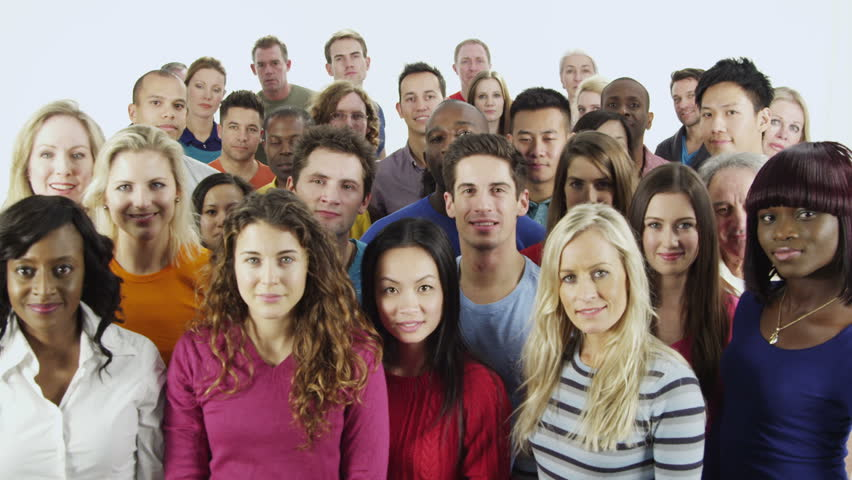
#> input picture cr02.jpg, 852 x 480 px
$ python OBJECT_DETECTION_PICS.py
#> lines starting #> are read from the running program, lines starting #| are printed output that depends on the picture; after the words box and inside, x2 and y2 are one past the last pixel; in counts of white or black regions, pixels touching at a corner belong together
"""object detection on pics using OPENCV """
"""Dependencies are only cv2, the general idea is to call a CASCADE CLASSIFIER
which is stored in a very specific loaction mentioned in the code, the cascade is then
given a name for which it is meant for,
IMAGE(3 channel) stored in working directory is read and resized to (1000,1000), then converted to
GRAY IMAGE(1 channel), called cascades are applied to the GRAY_IMG,
faces, eyes, upperbody...etc returns 4 coordinate values to form a rect which is done using for loop
for multiple rect(if found),in the same for loop cv2.rectangle,cv2.putText is
used to form a rectangle and text associated with it in the image
cv2.imshow("name of image", img) displays image for the user,
cv2.waitKey(20000) hold the image for 20 sec,
cv2.destroyAllWindows close all the open tabs of imgs. """
path = 'C:\\Users\\kuk\\OBJECT_DETECTION\\OBJECT_DETECTION_PICS\\haar_cascades'
import cv2
##############################################################################
# allocating the cascade in the system, '\\' is used instead of '\' there are mode
# face_cascade holds the face cascade classifier and so on
face_cascade = cv2.CascadeClassifier(path + "\\haarcascade_frontalface_default.xml")
eye_cascade = cv2.CascadeClassifier(path +"\\haarcascade_eye.xml")
upperbody_cascade = cv2.CascadeClassifier(path + "\\haarcascade_upperbody.xml")
smile_cascade = cv2.CascadeClassifier(path+"\\haarcascade_smile.xml")
profileface_cascade = cv2.CascadeClassifier(path+"\\haarcascade_profileface.xml")
lowerbody_cascade = cv2.CascadeClassifier(path+"\\haarcascade_lowerbody.xml")
fullbody_cascade = cv2.CascadeClassifier(path+"\\haarcascade_fullbody.xml")
frontalface_alt_cascade = cv2.CascadeClassifier(path+"\\haarcascade_frontalface_alt.xml")
#############################################################################
# COLOR_img is read with name in working direcory
img = cv2.imread("cr02.jpg")
#> img is the input picture: shape (480, 852, 3); mean B, G, R 121.7, 125.1, 143.1
# COLOR_img is resized to desired value
img = cv2.resize(img,(1000,1000))
#> img: shape (1000, 1000, 3)
#COLOR_IMG is converted to GRAY_IMG
gray_img = cv2.cvtColor(img, cv2.COLOR_BGR2GRAY)
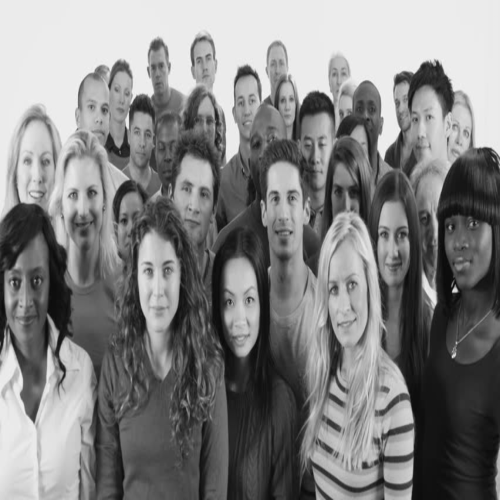
#> gray_img: shape (1000, 1000) (shown at 1/2 size); min 6, max 247, mean 130
# cascades are usd to get coordinate values for each time they succeed to find there objective
faces = face_cascade.detectMultiScale(gray_img, 1.05, 5)
#> faces = 27 rows, first 6: [194, 825, 44, 44], [548, 180, 53, 53], [189, 864, 53, 53], [652, 127, 54, 54], [20, 616, 59, 59], [376, 92, 65, 65]
eyes = eye_cascade.detectMultiScale(gray_img, 1.05, 5)
#> eyes = 56 rows, first 6: [395, 68, 22, 22], [386, 109, 24, 24], [311, 121, 22, 22], [658, 138, 22, 22], [675, 136, 24, 24], [400, 181, 24, 24]
# [7 lines of commented-out code are left out]
print('number of faces detected:: ',faces.shape[0])
#| number of faces detected::  27

# construcuting rectangle and having texts on the same object

for x,y,w,h in faces:
    face_img = cv2.rectangle(img, (x,y), (x+w, y+h), (0,255,0), 3)
    face_text = cv2.putText(img, "FACE",(x, y+10),cv2.FONT_HERSHEY_COMPLEX_SMALL,.7,(0,255,0))
#> this loop made 27 passes
#> (x, y, w, h) on passes 1 to 12: (194, 825, 44, 44), (548, 180, 53, 53), (189, 864, 53, 53), (652, 127, 54, 54), (20, 616, 59, 59), (376, 92, 65, 65), (529, 107, 53, 53), (216, 161, 58, 58), (248, 237, 74, 74), (660, 624, 63, 63), (379, 222, 62, 62), (891, 499, 67, 67)
#> pass 2, `face_img = cv2.rectangle(img, (x,y), (x+w, y+h), (0,255,0), 3)`:
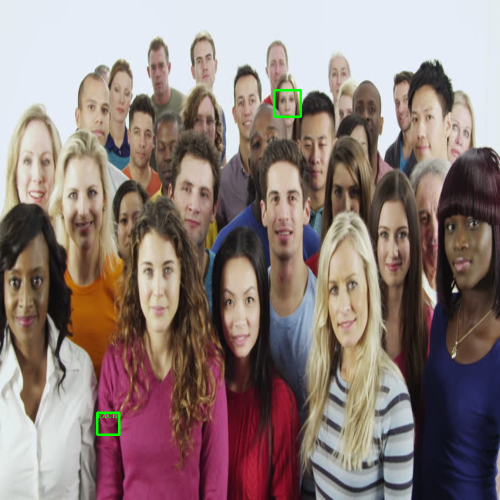
#> face_img: shape (1000, 1000, 3) (shown at 1/2 size); mean B, G, R 121.4, 125.3, 142.7
#> pass 2, `face_text = cv2.putText(img, "FACE",(x, y+10),cv2.FONT_HERSHEY_COMPLEX..`:
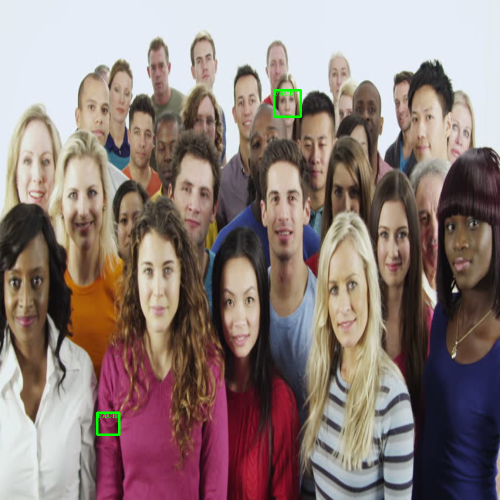
#> face_text: shape (1000, 1000, 3) (shown at 1/2 size); mean B, G, R 121.3, 125.3, 142.7
#> after the loop:
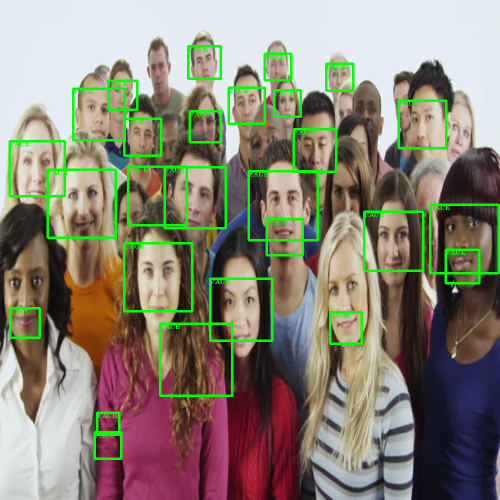
#> img: shape (1000, 1000, 3) (shown at 1/2 size); mean B, G, R 116.4, 132, 136.3


for x,y,w,h in eyes:
    eyes_img = cv2.rectangle(img, (x,y), (x+w, y+h), (255,0,0), 3)
    eyes_text = cv2.putText(img, "eyes",(x, y+10),cv2.FONT_HERSHEY_COMPLEX_SMALL,.7,(225,0,0))
#> this loop made 56 passes
#> (x, y, w, h) on passes 1 to 12: (395, 68, 22, 22), (386, 109, 24, 24), (311, 121, 22, 22), (658, 138, 22, 22), (675, 136, 24, 24), (400, 181, 24, 24), (493, 191, 21, 21), (471, 196, 23, 23), (167, 199, 31, 31), (197, 210, 23, 23), (710, 208, 22, 22), (731, 208, 23, 23)
#> pass 2, `eyes_img = cv2.rectangle(img, (x,y), (x+w, y+h), (255,0,0), 3)`:
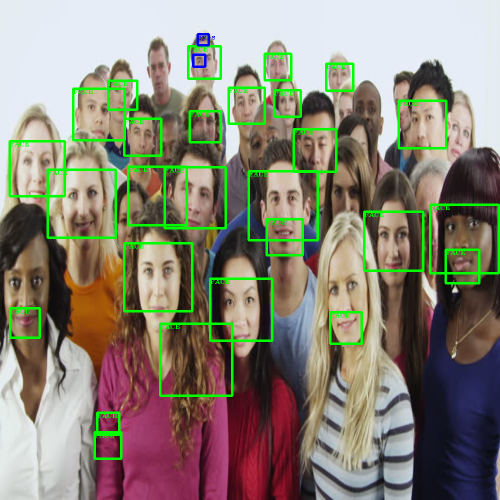
#> eyes_img: shape (1000, 1000, 3) (shown at 1/2 size); mean B, G, R 116.5, 131.8, 136.1
#> pass 2, `eyes_text = cv2.putText(img, "eyes",(x, y+10),cv2.FONT_HERSHEY_COMPLEX..`:
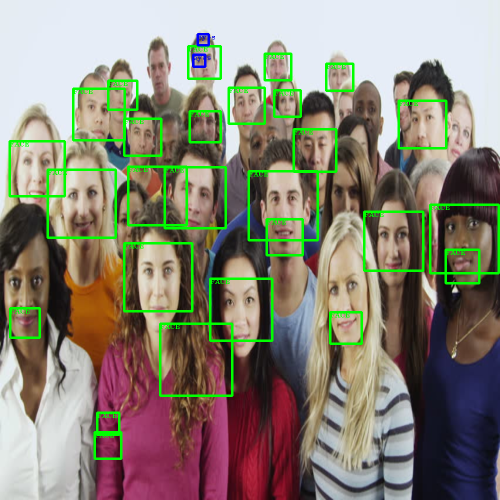
#> eyes_text: shape (1000, 1000, 3) (shown at 1/2 size); mean B, G, R 116.5, 131.8, 136.1
#> after the loop:
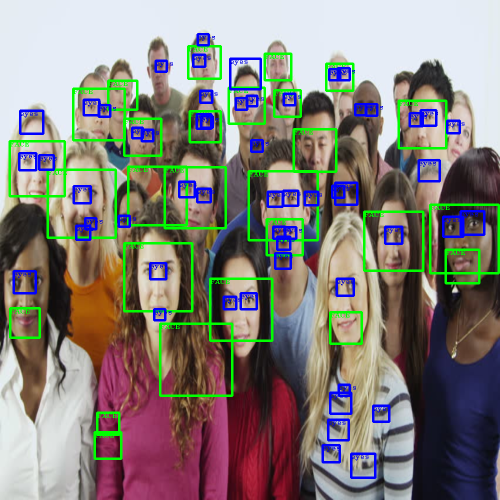
#> img: shape (1000, 1000, 3) (shown at 1/2 size); 3.57% of pixels changed, all inside (x1, y1, x2, y2) = (25, 66, 971, 958)

# [17 lines of commented-out code are left out]

cv2.imshow("output",img)
cv2.waitKey(20000)

cv2.destroyAllWindows()

$ run again, with Annotation 2019-08-29 001524.png saved as cr02.jpg
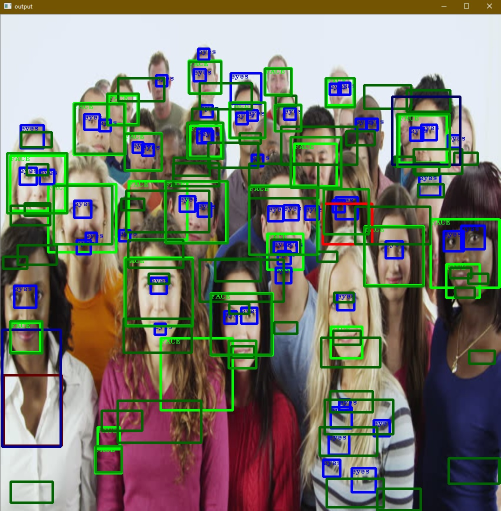
#> input picture Annotation 2019-08-29 001524.png, 1001 x 1021 px (shown at 1/2 size)
#> img is the input picture: shape (1021, 1001, 3); mean B, G, R 109, 122.3, 120.7
#> faces = [[734, 194, 58, 58], [674, 262, 65, 65], [815, 192, 80, 80], [604, 509, 207, 207]]
#> eyes = 13 rows, first 6: [395, 394, 23, 23], [930, 448, 33, 33], [347, 370, 40, 40], [817, 330, 44, 44], [651, 840, 46, 46], [368, 234, 63, 63]
#| number of faces detected::  4
#> the loop `for x,y,w,h in faces:` made 4 passes
#> after the loop `for x,y,w,h in faces:`:
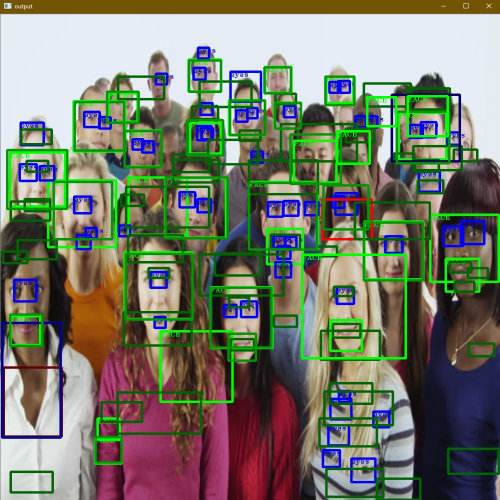
#> img: shape (1000, 1000, 3) (shown at 1/2 size); mean B, G, R 108.1, 123.4, 119.8
#> the loop `for x,y,w,h in eyes:` made 13 passes
#> after the loop `for x,y,w,h in eyes:`:
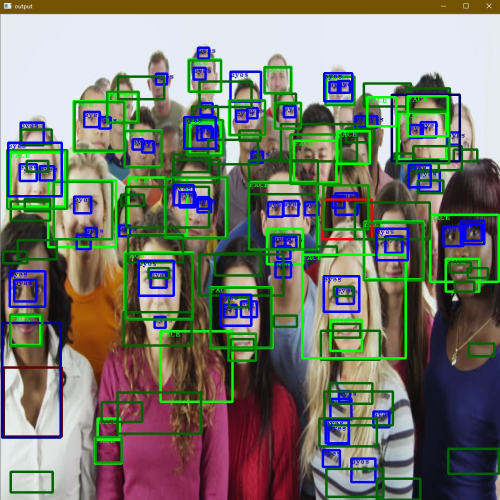
#> img: shape (1000, 1000, 3) (shown at 1/2 size); 1.6% of pixels changed, all inside (x1, y1, x2, y2) = (14, 144, 966, 889)
